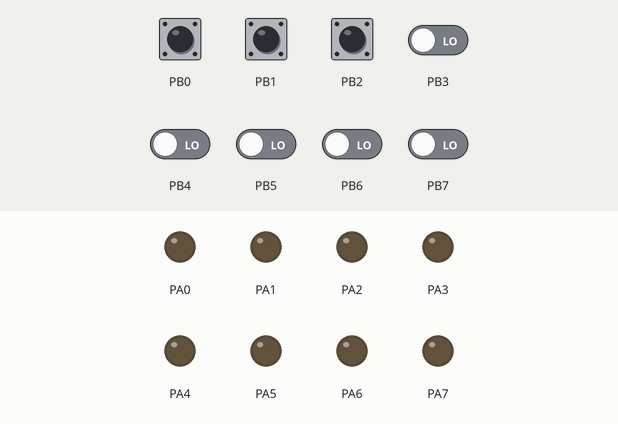
A program run on a simulated ATmega32, built with avr-gcc and emulated at 1 MHz. Parts: output pins drawn as LEDs (lit = HIGH). The test bench sets the inputs (shaded band); at power-on: PB0–2 HIGH, PB3–7 LOW.

Above: at 1.2 s.
1.3 s: PB1 pulled LOW for 0.15 s
At 1.4 s:
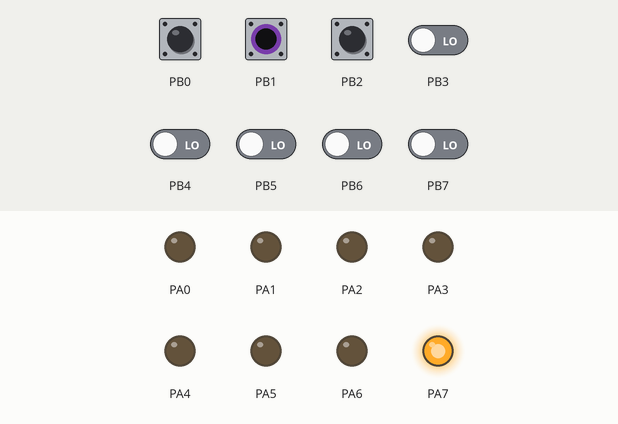
4.3 s: PB2 pulled LOW for 0.15 s
At 4.4 s:
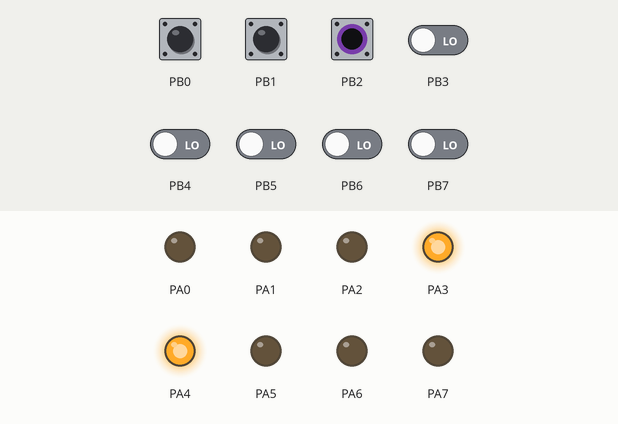
6.6 s: PB0 pulled LOW for 0.15 s
At 6.7 s:
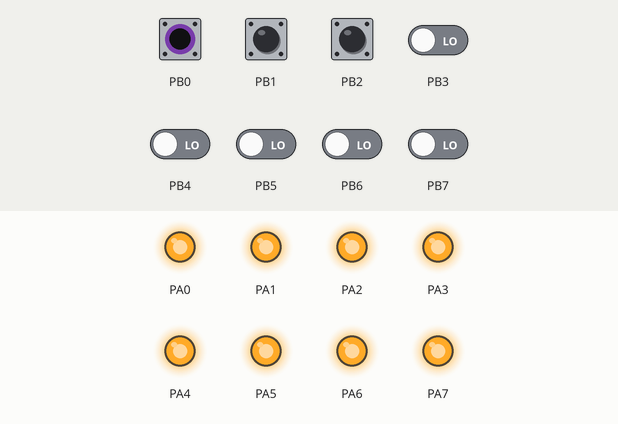
Timing chart, 0 to 9.6 s (numbered marks = the images above; inputs shaded):
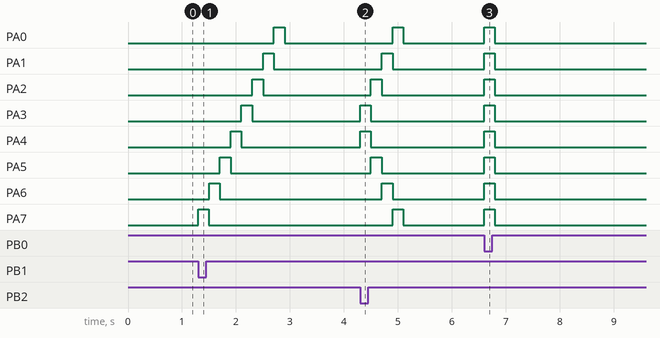

Measured:
- after the input at 1.3 s, PA0: LOW → HIGH after 1.4 s, → LOW 0.20 s later; PA1: LOW → HIGH after 1.2 s, → LOW 0.20 s later; PA2: LOW → HIGH after 1.0 s, → LOW 0.20 s later; PA3: LOW → HIGH after 0.80 s, → LOW 0.20 s later; PA4: LOW → HIGH after 0.60 s, → LOW 0.20 s later
- after the input at 4.3 s, PA0, PA7: LOW → HIGH after 0.60 s, → LOW 0.20 s later; PA1, PA6: LOW → HIGH after 0.40 s, → LOW 0.20 s later; PA2, PA5: LOW → HIGH after 0.20 s, → LOW 0.20 s later; PA3, PA4: LOW → HIGH at once, → LOW 0.20 s later
- after the input at 6.6 s, PA0–7: LOW → HIGH at once, → LOW 0.20 s later

The program:

main.c
```c
// Libraries Included

#include "DIO_interface.h"
#include <util/delay.h>


void flash(){
	DIO_voidSetPortValue(DIO_u8_PORTA,0xff);
	_delay_ms(200);
	DIO_voidSetPortValue(DIO_u8_PORTA,0x00);
	_delay_ms(200);
}

void shiftRight(){
	for(s8 i = 7;i>=0;i--){
		DIO_voidSetPinValue(DIO_u8_PORTA,i,DIO_u8_HIGH);
		_delay_ms(200);
		DIO_voidSetPinValue(DIO_u8_PORTA,i,DIO_u8_LOW);
	}
}

void shape1(){
	for(u8 l = 0,r = 7;r >= l;r--,l++){
		DIO_voidSetPinValue(DIO_u8_PORTA,l,DIO_u8_HIGH);
		DIO_voidSetPinValue(DIO_u8_PORTA,r,DIO_u8_HIGH);
		_delay_ms(200);
		DIO_voidSetPinValue(DIO_u8_PORTA,l,DIO_u8_LOW);
		DIO_voidSetPinValue(DIO_u8_PORTA,r,DIO_u8_LOW);
		}
}
void shape2(){
	for(u8 l = 3,r = 4;r < 8;r++,l--){
		DIO_voidSetPinValue(DIO_u8_PORTA,l,DIO_u8_HIGH);
		DIO_voidSetPinValue(DIO_u8_PORTA,r,DIO_u8_HIGH);
		_delay_ms(200);
		DIO_voidSetPinValue(DIO_u8_PORTA,l,DIO_u8_LOW);
		DIO_voidSetPinValue(DIO_u8_PORTA,r,DIO_u8_LOW);
	}

}


// Main Function
int main(void){
	DIO_voidSetPortDirection(DIO_u8_PORTA,0xff);
	DIO_voidActivePullUp(DIO_u8_PORTB,DIO_PIN_0);
	DIO_voidActivePullUp(DIO_u8_PORTB,DIO_PIN_1);
	DIO_voidActivePullUp(DIO_u8_PORTB,DIO_PIN_2);
	while(1){
		u8 s0 = DIO_u8ReadPinValue(DIO_u8_PORTB,DIO_PIN_0);
		u8 s1 = DIO_u8ReadPinValue(DIO_u8_PORTB,DIO_PIN_1);
		u8 s2 = DIO_u8ReadPinValue(DIO_u8_PORTB,DIO_PIN_2);
		u8 val = (!s0) | ((!s1) << 1) | ((!s2) << 2);
		switch (val){
			case 0b001:
				flash();
				break;
			case 0b010:
				shiftRight();
				break;
			case 0b011:
				shape1();
				break;
			case 0b100:
				shape2();
				break;
			default:
				DIO_voidSetPortValue(DIO_u8_PORTA,0x00);
		}

	}
	return 0;
}
```

DIO.c
```c
// Include Files (Services)
#include "std_types.h"
#include "bit_math.h"

#include "DIO_interface.h"
#include "DIO_private.h"
#include "DIO_config.h"


void DIO_voidSetPortDirection(u8 Copy_u8Port,u8 Copy_u8Direction){
    // if(Copy_u8Direction)
    //     Copy_u8Direction = 0xff;
    switch (Copy_u8Port){
        case DIO_u8_PORTA:
            DDRA = Copy_u8Direction;
            break;
        case DIO_u8_PORTB:
            DDRB = Copy_u8Direction;
            break;
        case DIO_u8_PORTC:
            DDRC = Copy_u8Direction;
            break;
        case DIO_u8_PORTD:
            DDRD = Copy_u8Direction;
    }

}
void DIO_voidSetPinDirection(u8 Copy_u8Port,u8 Copy_u8Pin,u8 Copy_u8Direction){
    switch(Copy_u8Port){
        case DIO_u8_PORTA :
            write_bit(DDRA,Copy_u8Pin,Copy_u8Direction);
            break;
        case DIO_u8_PORTB :
            write_bit(DDRB,Copy_u8Pin,Copy_u8Direction);
            break;
        case DIO_u8_PORTC :
            write_bit(DDRC,Copy_u8Pin,Copy_u8Direction);
            break;
        case DIO_u8_PORTD :
            write_bit(DDRD,Copy_u8Pin,Copy_u8Direction);
            break;
    }
}

void DIO_voidSetPortValue(u8 Copy_u8Port,u8 Copy_u8Value){
    //if(Copy_u8Value)
        //Copy_u8Value = 0xff;
    switch (Copy_u8Port){
        case DIO_u8_PORTA:
            PORTA = Copy_u8Value;
            break;
        case DIO_u8_PORTB:
            PORTB = Copy_u8Value;
            break;
        case DIO_u8_PORTC:
            PORTC = Copy_u8Value;
            break;
        case DIO_u8_PORTD:
            PORTD = Copy_u8Value;
    }
}
void DIO_voidSetPinValue(u8 Copy_u8Port,u8 Copy_u8Pin,u8 Copy_u8Value){
    switch(Copy_u8Port){
        case DIO_u8_PORTA :
            write_bit(PORTA,Copy_u8Pin,Copy_u8Value);
            break;
        case DIO_u8_PORTB :
            write_bit(PORTB,Copy_u8Pin,Copy_u8Value);
            break;
        case DIO_u8_PORTC :
            write_bit(PORTC,Copy_u8Pin,Copy_u8Value);
            break;
        case DIO_u8_PORTD :
            write_bit(PORTD,Copy_u8Pin,Copy_u8Value);
            break;
    }
}

u8 DIO_u8ReadPinValue(u8 Copy_u8Port,u8 Copy_u8Pin){
    u8 LOC_u8PinState = 0;
    switch(Copy_u8Port){
        case DIO_u8_PORTA :
            LOC_u8PinState = get_bit(PINA,Copy_u8Pin);
            break;
        case DIO_u8_PORTB :
            LOC_u8PinState = get_bit(PINB,Copy_u8Pin);
            break;
        case DIO_u8_PORTC :
            LOC_u8PinState = get_bit(PINC,Copy_u8Pin);
            break;
        case DIO_u8_PORTD :
            LOC_u8PinState = get_bit(PIND,Copy_u8Pin);

    }
    return LOC_u8PinState;
}


void DIO_voidActivePullUp(u8 Copy_u8Port,u8 Copy_u8Pin){
    switch(Copy_u8Port){
        case DIO_u8_PORTA :
            clear_bit(DDRA,Copy_u8Pin);
            set_bit(PORTA,Copy_u8Pin);
            break;
        case DIO_u8_PORTB :
            clear_bit(DDRB,Copy_u8Pin);
            set_bit(PORTB,Copy_u8Pin);
            break;
        case DIO_u8_PORTC :
            clear_bit(DDRC,Copy_u8Pin);
            set_bit(PORTC,Copy_u8Pin);
            break;
        case DIO_u8_PORTD :
            clear_bit(DDRD,Copy_u8Pin);
            set_bit(PORTD,Copy_u8Pin);
            break;

    }
}
```

DIO_config.h
```c
#ifndef DIO_CONFIG_H
    #define DIO_CONFIG_H


#endif
```

DIO_interface.h
```c
#include "std_types.h"


#ifndef DIO_INTERFACE_H
    #define DIO_INTERFACE_H

    #define DIO_u8_PORTA    0
    #define DIO_u8_PORTB    1
    #define DIO_u8_PORTC    2
    #define DIO_u8_PORTD    3

    #define DIO_u8_OUTPUT   1
    #define DIO_u8_INPUT    0

    #define DIO_u8_HIGH     1
    #define DIO_u8_LOW      0


    #define DIO_PIN_0       0
    #define DIO_PIN_1       1
    #define DIO_PIN_2       2
    #define DIO_PIN_3       3
    #define DIO_PIN_4       4
    #define DIO_PIN_5       5
    #define DIO_PIN_6       6
    #define DIO_PIN_7       7


    void DIO_voidSetPortDirection(u8 Copy_u8Port,u8 Copy_u8Direction);
    void DIO_voidSetPinDirection(u8 Copy_u8Port,u8 Copy_u8Pin,u8 Copy_u8Direction);

    void DIO_voidSetPortValue(u8 Copy_u8Port,u8 Copy_u8Value);
    void DIO_voidSetPinValue(u8 Copy_u8Port,u8 Copy_u8Pin,u8 Copy_u8Value);

    u8 DIO_u8ReadPinValue(u8 Copy_u8Port,u8 Copy_u8Pin);
    void DIO_voidActivePullUp(u8 Copy_u8Port,u8 Copy_u8Pin);


#endif
```

DIO_private.h
```c
#ifndef DIO_PRIVATE_H
    #define DIO_PRIVATE_H

    // PORTA Registers
    #define PORTA   *((volatile u8*)(0x3B))
    #define DDRA    *((volatile u8*)(0x3A))
    #define PINA    *((volatile u8*)(0x39))

    // PORTB Registers
    #define PORTB   *((volatile u8*)(0x38))
    #define DDRB    *((volatile u8*)(0x37))
    #define PINB    *((volatile u8*)(0x36))

    // PORTC Registers
    #define PORTC   *((volatile u8*)(0x35))
    #define DDRC    *((volatile u8*)(0x34))
    #define PINC    *((volatile u8*)(0x33))

    // PORTD Registers
    #define PORTD   *((volatile u8*)(0x32))
    #define DDRD    *((volatile u8*)(0x31))
    #define PIND    *((volatile u8*)(0x30))


#endif
```

bit_math.h
```c
#ifndef BIT_MATH_H
	#define BIT_MATH_H


	#define set_bit(port,bit) (port|=(1<<bit))
	#define clear_bit(port,bit) (port&=~(1<<bit))
	#define toggle_bit(port,bit) (port^=(1<<bit))
	#define get_bit(port,bit) ((port&(1<<bit))!=0)
	//#define get_bit(port,bit) ((port >> bit) & 1)
	#define write_bit(port,bit,val) ((val) ? set_bit(port,bit) : clear_bit(port,bit))

#endif 
```

std_types.h
```c
#ifndef STD_TYPES_H
    #define STD_TYPES_H


    typedef unsigned char           u8;
    typedef unsigned short int      u16;
    typedef unsigned long int       u32;
    typedef unsigned long long int  u64;


    typedef signed char             s8;
    typedef signed short int        s16;
    typedef signed long int         s32;
    typedef signed long long int    s64;

    typedef float                   f32;
    typedef double                  f64;
    typedef long double             f128;


#endif 
```
